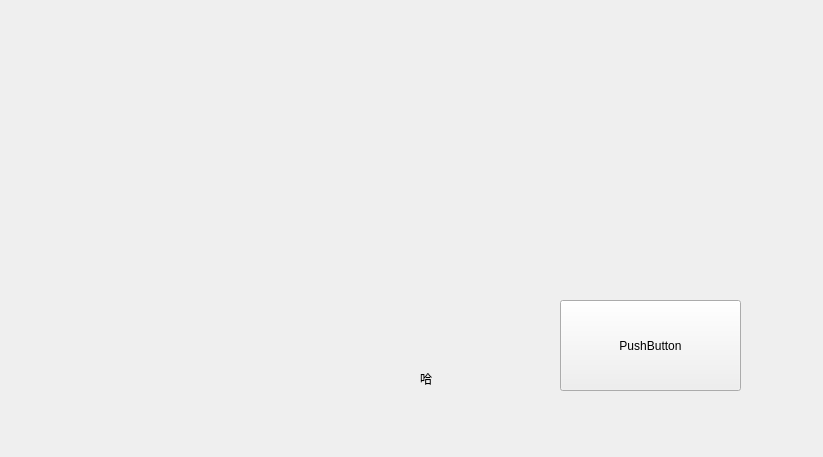
<?xml version="1.0" encoding="UTF-8"?>
<ui version="4.0">
 <class>TestWidget</class>
 <widget class="QWidget" name="TestWidget">
  <property name="geometry">
   <rect>
    <x>0</x>
    <y>0</y>
    <width>823</width>
    <height>457</height>
   </rect>
  </property>
  <property name="windowTitle">
   <string>Form</string>
  </property>
  <widget class="QPushButton" name="pushButton">
   <property name="geometry">
    <rect>
     <x>560</x>
     <y>300</y>
     <width>181</width>
     <height>91</height>
    </rect>
   </property>
   <property name="text">
    <string>PushButton</string>
   </property>
  </widget>
  <widget class="QLabel" name="label">
   <property name="geometry">
    <rect>
     <x>420</x>
     <y>370</y>
     <width>67</width>
     <height>17</height>
    </rect>
   </property>
   <property name="text">
    <string>哈</string>
   </property>
  </widget>
 </widget>
 <resources/>
 <connections/>
</ui>
